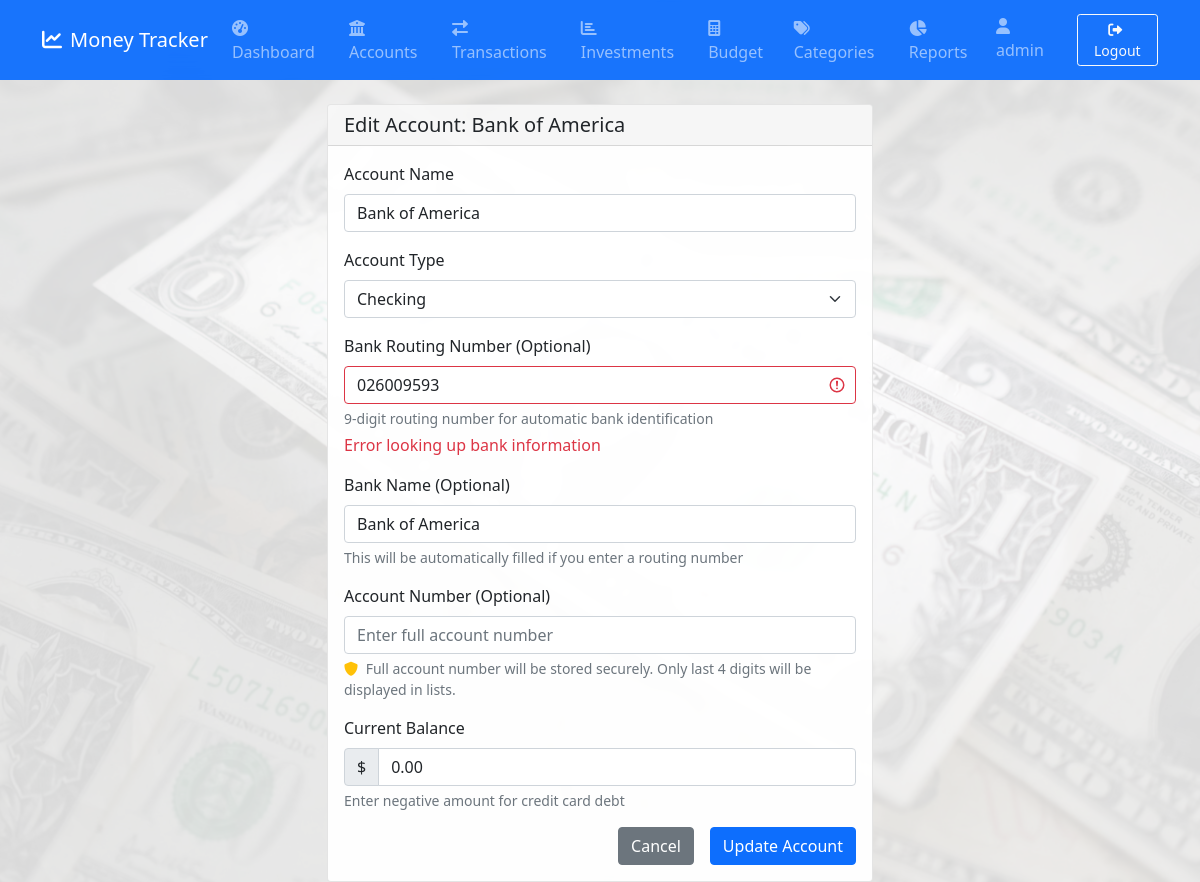
The app's page /accounts/2/edit (signed in) with its own data.
### app.py (models this page shows, shortened)
class User(UserMixin, db.Model):
    id = db.Column(db.Integer, primary_key=True)
    username = db.Column(db.String(80), unique=True, nullable=False)
    email = db.Column(db.String(120), unique=True, nullable=False)
    password_hash = db.Column(db.String(128), nullable=False)
    created_at = db.Column(db.DateTime, default=datetime.utcnow)
    accounts = db.relationship('Account', backref='user', lazy=True)
    categories = db.relationship('Category', backref='user', lazy=True)

class Account(db.Model):
    id = db.Column(db.Integer, primary_key=True)
    name = db.Column(db.String(100), nullable=False)
    account_type = db.Column(db.String(50), nullable=False)  # checking, savings, investment, credit
    balance = db.Column(db.Float, default=0.0)
    bank_name = db.Column(db.String(100), nullable=True)  # Bank name from routing lookup
    routing_number = db.Column(db.String(9), nullable=True)  # Bank routing number
    account_number = db.Column(db.String(255), nullable=True)  # Full account number (encrypted)
    account_number_last4 = db.Column(db.String(4), nullable=True)  # Last 4 digits for security
    user_id = db.Column(db.Integer, db.ForeignKey('user.id'), nullable=False)
    def get_masked_account_number(self):
        if not self.account_number:
            return None

### app.py (the view, shortened to what this page needs)
@app.route('/accounts/<int:account_id>/edit', methods=['GET', 'POST'])
@login_required
def edit_account(account_id):
    account = Account.query.filter_by(id=account_id, user_id=current_user.id).first_or_404()
    return render_template('edit_account.html', account=account)

### app.py (called while the page is built)
@app.context_processor
def inject_datetime():
    return {'datetime': datetime, 'date': date, 'current_user': current_user}

@login_manager.user_loader
def load_user(user_id):
    return User.query.get(int(user_id))

### templates/edit_account.html (shortened to what this page needs)
{% extends "base.html" %}
{% block content %}
<div class="row justify-content-center">
    <div class="col-md-6">
        <div class="card">
            <div class="card-header">
                <h5 class="card-title mb-0">Edit Account: {{ account.name }}</h5>
            </div>
            <div class="card-body">
                <form method="POST">
                    <div class="mb-3">
                        <label for="name" class="form-label">Account Name</label>
                        <input type="text" class="form-control" id="name" name="name" value="{{ account.name }}" required>
                    </div>
                    <div class="mb-3">
                        <label for="account_type" class="form-label">Account Type</label>
                        <select class="form-select" id="account_type" name="account_type" required>
                            <option value="checking" {% if account.account_type == 'checking' %}selected{% endif %}>Checking</option>
                        </select>
                    </div>
                    <div class="mb-3">
                        <label for="routing_number" class="form-label">Bank Routing Number (Optional)</label>
                        <input type="text" class="form-control" id="routing_number" name="routing_number" maxlength="9" placeholder="123456789" value="{{ account.routing_number or '' }}">
                        <div class="form-text">9-digit routing number for automatic bank identification</div>
                        <div id="routing-error" class="text-danger mt-1" style="display: none;"></div>
                    </div>
                    <div class="mb-3">
                        <label for="bank_name" class="form-label">Bank Name (Optional)</label>
                        <input type="text" class="form-control" id="bank_name" name="bank_name" placeholder="Will be auto-filled from routing number" value="{{ account.bank_name or '' }}">
                        <div class="form-text">This will be automatically filled if you enter a routing number</div>
                    </div>
                    <div class="mb-3">
                        <label for="account_number" class="form-label">Account Number (Optional)</label>
                        <input type="text" class="form-control" id="account_number" name="account_number" placeholder="Enter full account number" value="{{ account.account_number_full if account.account_number_full else '' }}">
                        <div class="form-text">
                            <i class="fas fa-shield-alt text-warning me-1"></i>
                            Full account number will be stored securely. Only last 4 digits will be displayed in lists.
                        </div>
                    </div>
                    <div class="mb-3">
                        <label for="balance" class="form-label">Current Balance</label>
                        <div class="input-group">
                            <span class="input-group-text">$</span>
                            <input type="number" step="0.01" class="form-control" id="balance" name="balance" value="{{ '%.2f'|format(account.balance) }}">
                        </div>
                        <div class="form-text">Enter negative amount for credit card debt</div>
                    </div>
                    <div class="d-grid gap-2 d-md-flex justify-content-md-end">
                        <a href="{{ url_for('account_detail', account_id=account.id) }}" class="btn btn-secondary me-md-2">Cancel</a>
                        <button type="submit" class="btn btn-primary">Update Account</button>
                    </div>
                </form>
            </div>
        </div>
    </div>
</div>
{% endblock %}

### templates/base.html (shortened to what this page needs)
<!DOCTYPE html>
<html lang="en">
<head>
    <link href="https://cdn.jsdelivr.net/npm/bootstrap@5.1.3/dist/css/bootstrap.min.css" rel="stylesheet">
    <link href="https://cdnjs.cloudflare.com/ajax/libs/font-awesome/6.0.0/css/all.min.css" rel="stylesheet">
    <link href="{{ url_for('static', filename='css/style.css') }}" rel="stylesheet">
</head>
<body>
    <nav class="navbar navbar-expand-lg navbar-dark bg-primary">
        <div class="container">
            <a class="navbar-brand" href="{{ url_for('dashboard') }}">
                <i class="fas fa-chart-line me-2"></i>Money Tracker
            </a>
            <div class="collapse navbar-collapse" id="navbarNav">
                <ul class="navbar-nav me-auto">
                    <li class="nav-item">
                        <a class="nav-link" href="{{ url_for('dashboard') }}">
                            <i class="fas fa-tachometer-alt me-1"></i>Dashboard
                        </a>
                    </li>
                    <li class="nav-item">
                        <a class="nav-link" href="{{ url_for('accounts') }}">
                            <i class="fas fa-university me-1"></i>Accounts
                        </a>
                    </li>
                    <li class="nav-item">
                        <a class="nav-link" href="{{ url_for('transactions') }}">
                            <i class="fas fa-exchange-alt me-1"></i>Transactions
                        </a>
                    </li>
                    <li class="nav-item">
                        <a class="nav-link" href="{{ url_for('investments') }}">
                            <i class="fas fa-chart-bar me-1"></i>Investments
                        </a>
                    </li>
                    <li class="nav-item">
                        <a class="nav-link" href="{{ url_for('budget') }}">
                            <i class="fas fa-calculator me-1"></i>Budget
                        </a>
                    </li>
                    <li class="nav-item">
                        <a class="nav-link" href="{{ url_for('categories') }}">
                            <i class="fas fa-tags me-1"></i>Categories
                        </a>
                    </li>
                    <li class="nav-item">
                        <a class="nav-link" href="{{ url_for('reports') }}">
                            <i class="fas fa-chart-pie me-1"></i>Reports
                        </a>
                    </li>
                </ul>
                <ul class="navbar-nav">
                    <li class="nav-item">
                        <span class="navbar-text me-3">
                            <i class="fas fa-user me-1"></i>{{ current_user.username }}
                        </span>
                    </li>
                    <li class="nav-item">
                        <form method="POST" action="{{ url_for('logout') }}" class="d-inline">
                            <button type="submit" class="btn btn-outline-light btn-sm">
                                <i class="fas fa-sign-out-alt me-1"></i>Logout
                            </button>
                        </form>
                    </li>
                </ul>
            </div>
        </div>
    </nav>
    <div class="container mt-4">
        {% block content %}{% endblock %}
    </div>
</body>
</html>

### static/css/style.css (style rules this page uses)
body { background-image: url('../images/dollar.png'); background-size: cover; background-position: center; background-repeat: no-repeat; background-attachment: fixed; min-height: 100vh; }
body::before { content: ''; position: fixed; top: 0; left: 0; width: 100%; height: 100%; background-color: rgba(255, 255, 255, 0.85); z-index: -1; pointer-events: none; }
.card { background-color: rgba(255, 255, 255, 0.95); backdrop-filter: blur(5px); border: 1px solid rgba(0, 0, 0, 0.1); }
.navbar { background-color: rgba(13, 110, 253, 0.95) !important; backdrop-filter: blur(10px); }
.container { position: relative; z-index: 1; }

### records on screen
User: username "admin"
Account: name "Bank of America", account_type "Checking", routing_number "026009593", bank_name "Bank of America", balance "0.00"
